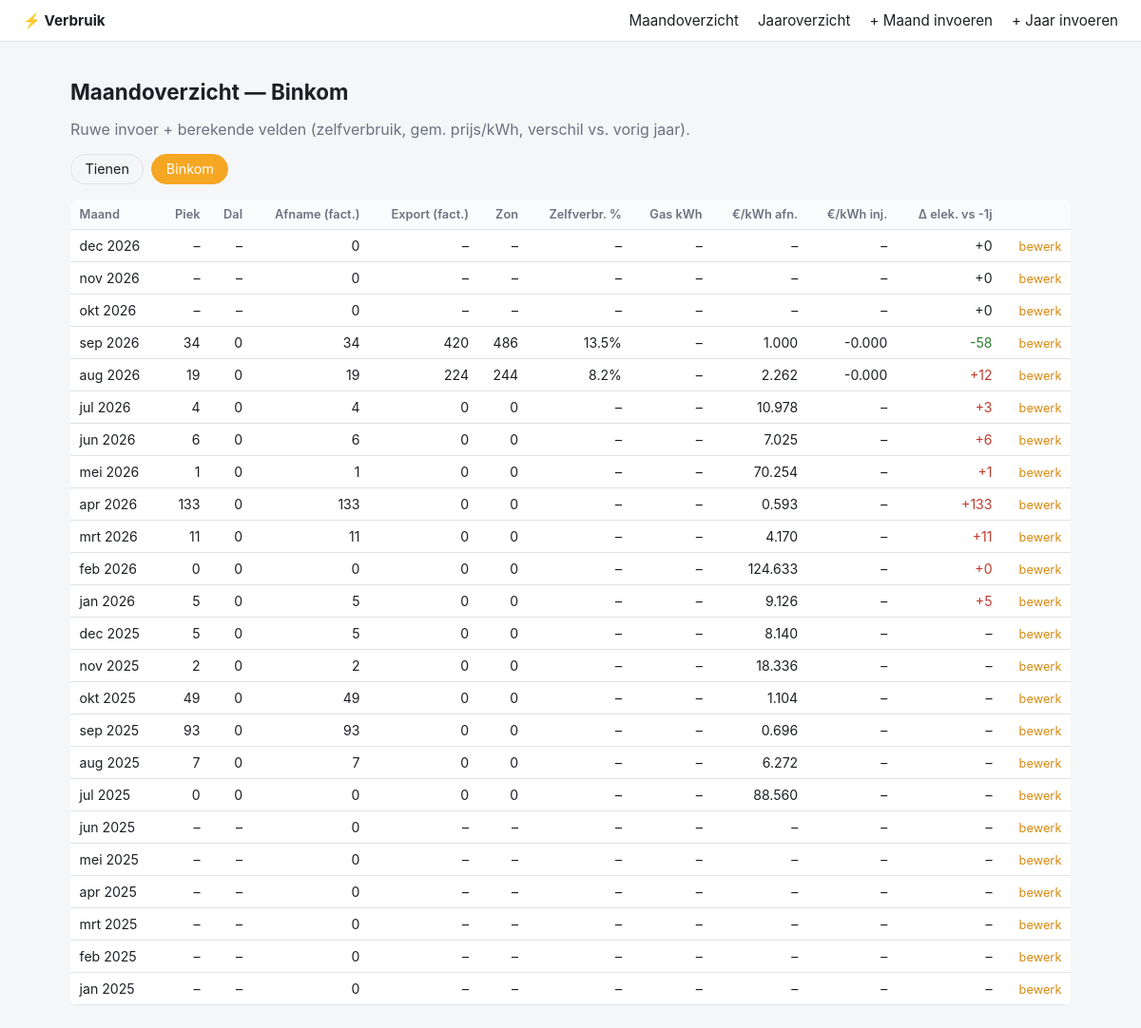
Screenshot of /?woning=Binkom with the database file from the repository.
### tables this page shows
CREATE TABLE maandverbruik (
    id INTEGER PRIMARY KEY AUTOINCREMENT,
    woning TEXT NOT NULL CHECK (woning IN ('Tienen', 'Binkom')),
    jaar INTEGER NOT NULL,
    maand INTEGER NOT NULL CHECK (maand BETWEEN 1 AND 12),

    piek_verbruik REAL,
    dal_verbruik REAL,
    piek_export REAL,
    dal_export REAL,
    totaal_verbruik_afname REAL,
    totaal_export REAL,
    zonopbrengst_totaal REAL,
    batterij_laden REAL,
    batterij_ontladen REAL,

    gas_m3 REAL,
    gas_kwh REAL,
    prijs_gas_eur REAL,
    water_l REAL,

    engie_afname_eur REAL,
    engie_injectie_eur REAL,
    bedrag_engie_app REAL,

    UNIQUE(woning, jaar, maand)
);

### main.py (the view)
@app.route("/")
def index():
    woning = request.args.get("woning", WONINGEN[0])
    records = _get_records(woning)
    by_key = {(r["jaar"], r["maand"]): r for r in records}
    enriched = []
    for r in reversed(records):  # nieuwste eerst
        vorig = by_key.get((r["jaar"] - 1, r["maand"]))
        enriched.append(verrijk(r, vorig))
    return render_template(
        "index.html",
        woningen=WONINGEN,
        woning=woning,
        records=enriched,
        maandnamen=MAANDNAMEN,
    )

### calculations.py (called while the page is built)
def zelfverbruik(rec):
    return (rec.get("zonopbrengst_totaal") or 0) - (rec.get("totaal_export") or 0)

def zelfverbruik_pct(rec):
    zon = rec.get("zonopbrengst_totaal") or 0
    if zon == 0:
        return None
    return zelfverbruik(rec) / zon * 100

def prijs_per_kwh_gas(rec):
    gas_kwh = rec.get("gas_kwh") or 0
    if gas_kwh == 0:
        return None
    return (rec.get("prijs_gas_eur") or 0) / gas_kwh

def gem_prijs_kwh_afname(rec):
    verbruik = rec.get("totaal_verbruik_afname") or 0
    if verbruik == 0:
        return None
    return (rec.get("engie_afname_eur") or 0) / verbruik

def gem_prijs_kwh_injectie(rec):
    export = rec.get("totaal_export") or 0
    if export == 0:
        return None
    return (rec.get("engie_injectie_eur") or 0) / export * -1

def verschil_vorig_jaar(huidig_rec, vorig_jaar_rec, veld):
    if vorig_jaar_rec is None:
        return None
    huidig = huidig_rec.get(veld) or 0
    vorig = vorig_jaar_rec.get(veld) or 0
    if huidig == 0:
        return 0
    return huidig - vorig

def verrijk(rec, vorig_jaar_rec=None):
    out = dict(rec)
    out["zelfverbruik"] = zelfverbruik(rec)
    out["zelfverbruik_pct"] = zelfverbruik_pct(rec)
    out["prijs_per_kwh_gas"] = prijs_per_kwh_gas(rec)
    out["gem_prijs_kwh_afname"] = gem_prijs_kwh_afname(rec)
    out["gem_prijs_kwh_injectie"] = gem_prijs_kwh_injectie(rec)
    out["verschil_vorig_jaar_elektriciteit"] = verschil_vorig_jaar(
        rec, vorig_jaar_rec, "totaal_verbruik_afname"
    )
    out["verschil_vorig_jaar_zon"] = verschil_vorig_jaar(
        rec, vorig_jaar_rec, "zonopbrengst_totaal"
    )
    out["verschil_vorig_jaar_gas"] = verschil_vorig_jaar(
        rec, vorig_jaar_rec, "gas_kwh"
    )
    return out

### main.py (called while the page is built)
def _get_records(woning):
    conn = get_connection()
    rows = conn.execute(
        "SELECT * FROM maandverbruik WHERE woning=? ORDER BY jaar, maand",
        (woning,),
    ).fetchall()
    conn.close()
    return [dict(r) for r in rows]

### models.py (called while the page is built)
def get_connection():
    DB_PATH.parent.mkdir(parents=True, exist_ok=True)
    conn = sqlite3.connect(DB_PATH)
    conn.row_factory = sqlite3.Row
    conn.execute("PRAGMA foreign_keys = ON")
    return conn

### templates/index.html (shortened to what this page needs)
{% extends "base.html" %}
{% block content %}
<h1>Maandoverzicht — {{ woning }}</h1>
<p class="subtitle">Ruwe invoer + berekende velden (zelfverbruik, gem. prijs/kWh, verschil vs. vorig jaar).</p>
<div class="woning-tabs">
    {% for w in woningen %}
        <a href="{{ url_for('index', woning=w) }}" class="{{ 'active' if w == woning }}">{{ w }}</a>
    {% endfor %}
</div>
{% if not records %}
    <p class="muted">Nog geen data voor {{ woning }}. <a href="{{ url_for('invoer') }}">Voeg een maand toe</a>.</p>
{% else %}
<table>
    <thead>
        <tr>
            <th>Maand</th>
            <th>Piek</th>
            <th>Dal</th>
            <th>Afname (fact.)</th>
            <th>Export (fact.)</th>
            <th>Zon</th>
            <th>Zelfverbr. %</th>
            <th>Gas kWh</th>
            <th>€/kWh afn.</th>
            <th>€/kWh inj.</th>
            <th>Δ elek. vs -1j</th>
            <th></th>
        </tr>
    </thead>
    <tbody>
        {% for r in records %}
        <tr>
            <td>{{ maandnamen[r.maand] }} {{ r.jaar }}</td>
            <td>{{ "%.0f"|format(r.piek_verbruik) if r.piek_verbruik is not none else "–" }}</td>
            <td>{{ "%.0f"|format(r.dal_verbruik) if r.dal_verbruik is not none else "–" }}</td>
            <td>{{ "%.0f"|format(r.totaal_verbruik_afname) if r.totaal_verbruik_afname is not none else "–" }}</td>
            <td>{{ "%.0f"|format(r.totaal_export) if r.totaal_export is not none else "–" }}</td>
            <td>{{ "%.0f"|format(r.zonopbrengst_totaal) if r.zonopbrengst_totaal is not none else "–" }}</td>
            <td>{{ "%.1f"|format(r.zelfverbruik_pct) + "%" if r.zelfverbruik_pct is not none else "–" }}</td>
            <td>{{ "%.0f"|format(r.gas_kwh) if r.gas_kwh is not none else "–" }}</td>
            <td>{{ "%.3f"|format(r.gem_prijs_kwh_afname) if r.gem_prijs_kwh_afname is not none else "–" }}</td>
            <td>{{ "%.3f"|format(r.gem_prijs_kwh_injectie) if r.gem_prijs_kwh_injectie is not none else "–" }}</td>
            <td class="{{ 'neg' if r.verschil_vorig_jaar_elektriciteit and r.verschil_vorig_jaar_elektriciteit > 0 else 'pos' if r.verschil_vorig_jaar_elektriciteit else '' }}">
                {{ "%+.0f"|format(r.verschil_vorig_jaar_elektriciteit) if r.verschil_vorig_jaar_elektriciteit is not none else "–" }}
            </td>
            <td><a class="edit" href="{{ url_for('invoer', woning=r.woning, jaar=r.jaar, maand=r.maand) }}">bewerk</a></td>
        </tr>
        {% endfor %}
    </tbody>
</table>
{% endif %}
{% endblock %}

### static/style.css (style rules this page uses)
:root { --bg: #f5f6f8; --card: #ffffff; --border: #e0e2e7; --text: #1c1f24; --muted: #6b7280; --accent: #f5a623; --accent-dark: #d68910; --pos: #2e7d32; --neg: #c0392b; }
* { box-sizing: border-box; }
body { margin: 0; font-family: -apple-system, "Segoe UI", Roboto, sans-serif; background: var(--bg); color: var(--text); }
h1 { font-size: 1.4rem; margin-bottom: 0.25rem; }
.subtitle { color: var(--muted); margin-bottom: 1rem; }
.woning-tabs { display: flex; gap: 0.5rem; margin-bottom: 1rem; }
.woning-tabs a { padding: 0.4rem 0.9rem; border-radius: 999px; text-decoration: none; border: 1px solid var(--border); color: var(--text); font-size: 0.9rem; }
.woning-tabs a.active { background: var(--accent); border-color: var(--accent); color: #fff; }
table { width: 100%; border-collapse: collapse; background: var(--card); border-radius: 8px; overflow: hidden; font-size: 0.88rem; }
th, td { padding: 0.5rem 0.6rem; text-align: right; border-bottom: 1px solid var(--border); white-space: nowrap; }
th:first-child, td:first-child { text-align: left; }
th { background: #fafbfc; color: var(--muted); font-weight: 600; font-size: 0.8rem; }
.pos { color: var(--pos); }
.neg { color: var(--neg); }
a.edit { font-size: 0.8rem; color: var(--accent-dark); text-decoration: none; }

### rows the page displays
maandverbruik: maand "dec", jaar "2026", piek_verbruik "–", dal_verbruik "–", totaal_verbruik_afname "0", totaal_export "–", zonopbrengst_totaal "–", zelfverbruik_pct "–", gas_kwh "–", gem_prijs_kwh_afname "–", gem_prijs_kwh_injectie "–", verschil_vorig_jaar_elektriciteit "+0"
maandverbruik: maand "nov", jaar "2026", piek_verbruik "–", dal_verbruik "–", totaal_verbruik_afname "0", totaal_export "–", zonopbrengst_totaal "–", zelfverbruik_pct "–", gas_kwh "–", gem_prijs_kwh_afname "–", gem_prijs_kwh_injectie "–", verschil_vorig_jaar_elektriciteit "+0"
maandverbruik: maand "okt", jaar "2026", piek_verbruik "–", dal_verbruik "–", totaal_verbruik_afname "0", totaal_export "–", zonopbrengst_totaal "–", zelfverbruik_pct "–", gas_kwh "–", gem_prijs_kwh_afname "–", gem_prijs_kwh_injectie "–", verschil_vorig_jaar_elektriciteit "+0"
maandverbruik: maand "sep", jaar "2026", piek_verbruik "34", dal_verbruik "0", totaal_verbruik_afname "34", totaal_export "420", zonopbrengst_totaal "486", zelfverbruik_pct "13.5%", gas_kwh "–", gem_prijs_kwh_afname "1.000", gem_prijs_kwh_injectie "-0.000", verschil_vorig_jaar_elektriciteit "-58"
maandverbruik: maand "aug", jaar "2026", piek_verbruik "19", dal_verbruik "0", totaal_verbruik_afname "19", totaal_export "224", zonopbrengst_totaal "244", zelfverbruik_pct "8.2%", gas_kwh "–", gem_prijs_kwh_afname "2.262", gem_prijs_kwh_injectie "-0.000", verschil_vorig_jaar_elektriciteit "+12"
maandverbruik: maand "jul", jaar "2026", piek_verbruik "4", dal_verbruik "0", totaal_verbruik_afname "4", totaal_export "0", zonopbrengst_totaal "0", zelfverbruik_pct "–", gas_kwh "–", gem_prijs_kwh_afname "10.978", gem_prijs_kwh_injectie "–", verschil_vorig_jaar_elektriciteit "+3"
maandverbruik: maand "jun", jaar "2026", piek_verbruik "6", dal_verbruik "0", totaal_verbruik_afname "6", totaal_export "0", zonopbrengst_totaal "0", zelfverbruik_pct "–", gas_kwh "–", gem_prijs_kwh_afname "7.025", gem_prijs_kwh_injectie "–", verschil_vorig_jaar_elektriciteit "+6"
maandverbruik: maand "mei", jaar "2026", piek_verbruik "1", dal_verbruik "0", totaal_verbruik_afname "1", totaal_export "0", zonopbrengst_totaal "0", zelfverbruik_pct "–", gas_kwh "–", gem_prijs_kwh_afname "70.254", gem_prijs_kwh_injectie "–", verschil_vorig_jaar_elektriciteit "+1"
maandverbruik: maand "apr", jaar "2026", piek_verbruik "133", dal_verbruik "0", totaal_verbruik_afname "133", totaal_export "0", zonopbrengst_totaal "0", zelfverbruik_pct "–", gas_kwh "–", gem_prijs_kwh_afname "0.593", gem_prijs_kwh_injectie "–", verschil_vorig_jaar_elektriciteit "+133"
maandverbruik: maand "mrt", jaar "2026", piek_verbruik "11", dal_verbruik "0", totaal_verbruik_afname "11", totaal_export "0", zonopbrengst_totaal "0", zelfverbruik_pct "–", gas_kwh "–", gem_prijs_kwh_afname "4.170", gem_prijs_kwh_injectie "–", verschil_vorig_jaar_elektriciteit "+11"
maandverbruik: maand "feb", jaar "2026", piek_verbruik "0", dal_verbruik "0", totaal_verbruik_afname "0", totaal_export "0", zonopbrengst_totaal "0", zelfverbruik_pct "–", gas_kwh "–", gem_prijs_kwh_afname "124.633", gem_prijs_kwh_injectie "–", verschil_vorig_jaar_elektriciteit "+0"
maandverbruik: maand "jan", jaar "2026", piek_verbruik "5", dal_verbruik "0", totaal_verbruik_afname "5", totaal_export "0", zonopbrengst_totaal "0", zelfverbruik_pct "–", gas_kwh "–", gem_prijs_kwh_afname "9.126", gem_prijs_kwh_injectie "–", verschil_vorig_jaar_elektriciteit "+5"
maandverbruik: maand "dec", jaar "2025", piek_verbruik "5", dal_verbruik "0", totaal_verbruik_afname "5", totaal_export "0", zonopbrengst_totaal "0", zelfverbruik_pct "–", gas_kwh "–", gem_prijs_kwh_afname "8.140", gem_prijs_kwh_injectie "–", verschil_vorig_jaar_elektriciteit "–"
maandverbruik: maand "nov", jaar "2025", piek_verbruik "2", dal_verbruik "0", totaal_verbruik_afname "2", totaal_export "0", zonopbrengst_totaal "0", zelfverbruik_pct "–", gas_kwh "–", gem_prijs_kwh_afname "18.336", gem_prijs_kwh_injectie "–", verschil_vorig_jaar_elektriciteit "–"
maandverbruik: maand "okt", jaar "2025", piek_verbruik "49", dal_verbruik "0", totaal_verbruik_afname "49", totaal_export "0", zonopbrengst_totaal "0", zelfverbruik_pct "–", gas_kwh "–", gem_prijs_kwh_afname "1.104", gem_prijs_kwh_injectie "–", verschil_vorig_jaar_elektriciteit "–"
maandverbruik: maand "sep", jaar "2025", piek_verbruik "93", dal_verbruik "0", totaal_verbruik_afname "93", totaal_export "0", zonopbrengst_totaal "0", zelfverbruik_pct "–", gas_kwh "–", gem_prijs_kwh_afname "0.696", gem_prijs_kwh_injectie "–", verschil_vorig_jaar_elektriciteit "–"
maandverbruik: maand "aug", jaar "2025", piek_verbruik "7", dal_verbruik "0", totaal_verbruik_afname "7", totaal_export "0", zonopbrengst_totaal "0", zelfverbruik_pct "–", gas_kwh "–", gem_prijs_kwh_afname "6.272", gem_prijs_kwh_injectie "–", verschil_vorig_jaar_elektriciteit "–"
maandverbruik: maand "jul", jaar "2025", piek_verbruik "0", dal_verbruik "0", totaal_verbruik_afname "0", totaal_export "0", zonopbrengst_totaal "0", zelfverbruik_pct "–", gas_kwh "–", gem_prijs_kwh_afname "88.560", gem_prijs_kwh_injectie "–", verschil_vorig_jaar_elektriciteit "–"
maandverbruik: maand "jun", jaar "2025", piek_verbruik "–", dal_verbruik "–", totaal_verbruik_afname "0", totaal_export "–", zonopbrengst_totaal "–", zelfverbruik_pct "–", gas_kwh "–", gem_prijs_kwh_afname "–", gem_prijs_kwh_injectie "–", verschil_vorig_jaar_elektriciteit "–"
maandverbruik: maand "mei", jaar "2025", piek_verbruik "–", dal_verbruik "–", totaal_verbruik_afname "0", totaal_export "–", zonopbrengst_totaal "–", zelfverbruik_pct "–", gas_kwh "–", gem_prijs_kwh_afname "–", gem_prijs_kwh_injectie "–", verschil_vorig_jaar_elektriciteit "–"
maandverbruik: maand "apr", jaar "2025", piek_verbruik "–", dal_verbruik "–", totaal_verbruik_afname "0", totaal_export "–", zonopbrengst_totaal "–", zelfverbruik_pct "–", gas_kwh "–", gem_prijs_kwh_afname "–", gem_prijs_kwh_injectie "–", verschil_vorig_jaar_elektriciteit "–"
maandverbruik: maand "mrt", jaar "2025", piek_verbruik "–", dal_verbruik "–", totaal_verbruik_afname "0", totaal_export "–", zonopbrengst_totaal "–", zelfverbruik_pct "–", gas_kwh "–", gem_prijs_kwh_afname "–", gem_prijs_kwh_injectie "–", verschil_vorig_jaar_elektriciteit "–"
maandverbruik: maand "feb", jaar "2025", piek_verbruik "–", dal_verbruik "–", totaal_verbruik_afname "0", totaal_export "–", zonopbrengst_totaal "–", zelfverbruik_pct "–", gas_kwh "–", gem_prijs_kwh_afname "–", gem_prijs_kwh_injectie "–", verschil_vorig_jaar_elektriciteit "–"
maandverbruik: maand "jan", jaar "2025", piek_verbruik "–", dal_verbruik "–", totaal_verbruik_afname "0", totaal_export "–", zonopbrengst_totaal "–", zelfverbruik_pct "–", gas_kwh "–", gem_prijs_kwh_afname "–", gem_prijs_kwh_injectie "–", verschil_vorig_jaar_elektriciteit "–"

### other values shown
{{ woning }} "Binkom"
{{ w }} "Tienen" "Binkom"
